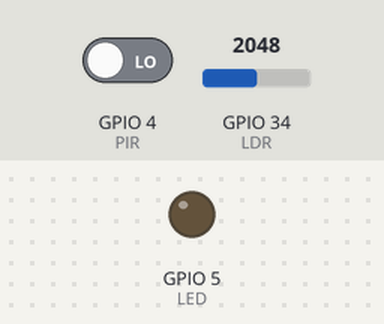
A sketch run on a simulated ESP32. Parts: output pins drawn as LEDs (lit = HIGH). Inputs (shaded band) come from the test bench; at power-on: GPIO 4 (PIR) LOW, GPIO 34 (LDR) = 2048. What the sketch prints to the serial monitor is not drawn.

Above: at 1.2 s.
1.3 s: GPIO 4 (PIR) driven HIGH
At 1.7 s:
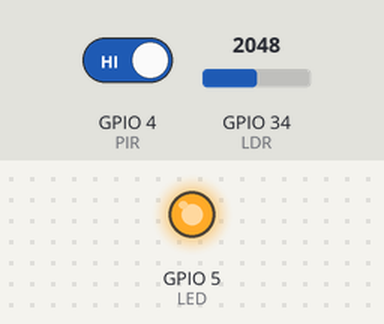
2.9 s: GPIO 4 (PIR) driven LOW
At 4.2 s:
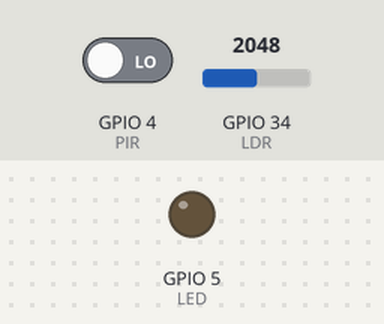
Timing chart, 0 to 5.9 s (numbered marks = the images above; inputs shaded):
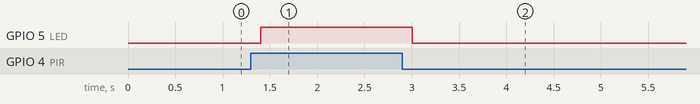

Measured:
- after the input at 1.3 s, GPIO 5 (LED): LOW → HIGH after 0.10 s
- after the input at 2.9 s, GPIO 5 (LED): HIGH → LOW after 0.10 s

The sketch:

main.ino
```cpp
#define LDR 34
#define PIR 4
#define LED 5

int ldrValue;
int motion;

void setup()
{
  pinMode(PIR, INPUT);
  pinMode(LED, OUTPUT);

  Serial.begin(115200);
}

void loop()
{
  ldrValue = analogRead(LDR);   // Read LDR
  motion = digitalRead(PIR);    // Read PIR

  Serial.print("LDR Value: ");
  Serial.println(ldrValue);

  if(motion == HIGH)   // Motion detected
  {
      if(ldrValue > 1500)   // Dark environment
      {
          digitalWrite(LED, HIGH); // LED ON
      }
      else
      {
          digitalWrite(LED, LOW);  // Bright environment → LED OFF
      }
  }
  else
  {
      digitalWrite(LED, LOW); // No motion → LED OFF
  }

  delay(200);
}
```
